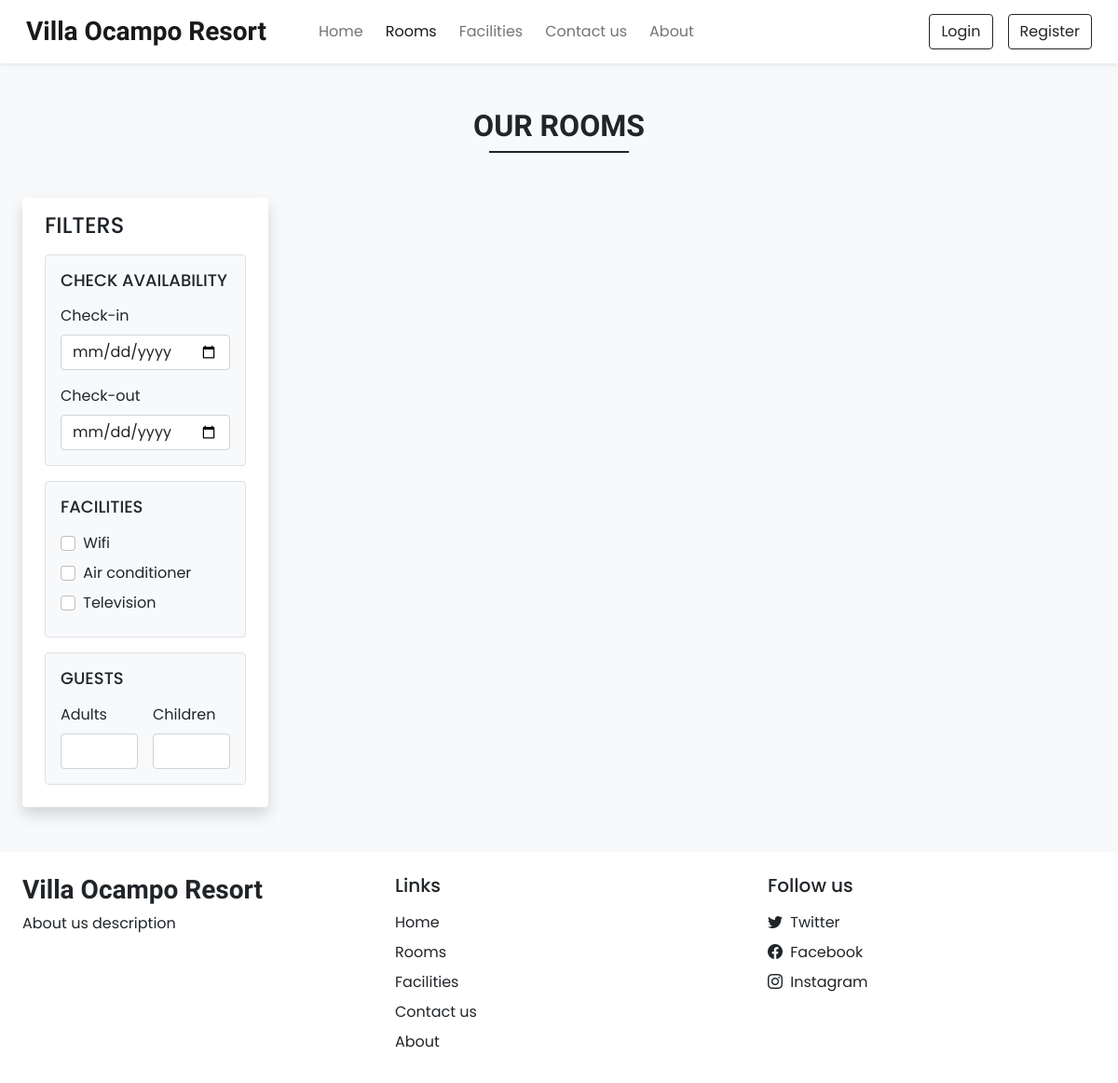
The page /rooms.php on the database its author committed.
### tables this page shows
CREATE TABLE `settings` (
  `sr_no` int(11) NOT NULL,
  `site_title` varchar(50) NOT NULL,
  `site_about` varchar(250) NOT NULL,
  `shutdown` tinyint(1) NOT NULL
);

CREATE TABLE `facilities` (
  `id` int(11) NOT NULL,
  `icon` varchar(100) NOT NULL,
  `name` varchar(50) NOT NULL,
  `description` varchar(250) NOT NULL
);

### admin/inc/db_config.php (called while the page is built, shortened)
<?php
  function selectAll($table)
  {
    $con = $GLOBALS['con'];
    $res = mysqli_query($con,"SELECT * FROM $table");
    return $res;
  }
  function select($sql,$values,$datatypes)
  {
    $con = $GLOBALS['con'];
    if($stmt = mysqli_prepare($con,$sql))
    {
      mysqli_stmt_bind_param($stmt,$datatypes,...$values);
      if(mysqli_stmt_execute($stmt)){
        $res = mysqli_stmt_get_result($stmt);
        return $res;
      }
      else{
        mysqli_stmt_close($stmt);
        die("Query cannot be executed - Select");
      }
    }
    else{
      die("Query cannot be prepared - Select");
    }
  }
?>

### rooms.php (the view, shortened to what this page needs)
<!DOCTYPE html>
<html lang="en">
<head>
  <?php require('inc/links.php'); ?>
</head>
<body class="bg-light">
  <?php
    require('inc/header.php');
    $checkin_default="";
    $checkout_default="";
    $adult_default="";
    $children_default="";
  ?>
  <div class="my-5 px-4">
    <h2 class="fw-bold h-font text-center">OUR ROOMS</h2>
    <div class="h-line bg-dark"></div>
  </div>
  <div class="container-fluid">
    <div class="row">
      <div class="col-lg-3 col-md-12 mb-lg-0 mb-4 ps-4">
        <nav class="navbar navbar-expand-lg navbar-light bg-white rounded shadow">
          <div class="container-fluid flex-lg-column align-items-stretch">
            <h4 class="mt-2">FILTERS</h4>
            <div class="collapse navbar-collapse flex-column align-items-stretch mt-2" id="filterDropdown">
              <div class="border bg-light p-3 rounded mb-3">
                <h5 class="d-flex align-items-center justify-content-between mb-3" style="font-size: 18px;">
                  <span>CHECK AVAILABILITY</span>
                </h5>
                <label class="form-label">Check-in</label>
                <input type="date" class="form-control shadow-none mb-3" value="<?php echo $checkin_default ?>" id="checkin" onchange="chk_avail_filter()">
                <label class="form-label">Check-out</label>
                <input type="date" class="form-control shadow-none" value="<?php echo $checkout_default ?>"  id="checkout" onchange="chk_avail_filter()">
              </div>
              <div class="border bg-light p-3 rounded mb-3">
                <h5 class="d-flex align-items-center justify-content-between mb-3" style="font-size: 18px;">
                  <span>FACILITIES</span>
                </h5>
                <?php
                  $facilities_q = selectAll('facilities');
                  while($row = mysqli_fetch_assoc($facilities_q))
                  {
                    echo<<<facilities
                      <div class="mb-2">
                        <input type="checkbox" onclick="fetch_rooms()" name="facilities" value="$row[id]" class="form-check-input shadow-none me-1" id="$row[id]">
                        <label class="form-check-label" for="$row[id]">$row[name]</label>
                      </div>
                    facilities;
                  }
                ?>
              </div>
              <div class="border bg-light p-3 rounded mb-3">
                <h5 class="d-flex align-items-center justify-content-between mb-3" style="font-size: 18px;">
                  <span>GUESTS</span>
                </h5>
                <div class="d-flex">
                  <div class="me-3">
                    <label class="form-label">Adults</label>
                    <input type="number" min="1" id="adults" value="<?php echo $adult_default ?>" oninput="guests_filter()" class="form-control shadow-none">
                  </div>
                  <div>
                    <label class="form-label">Children</label>
                    <input type="number" min="1" id="children" value="<?php echo $children_default ?>" oninput="guests_filter()" class="form-control shadow-none">
                  </div>
                </div>
              </div>
            </div>
          </div>
        </nav>
      </div>
      <div class="col-lg-9 col-md-12 px-4" id="rooms-data">
      </div>
    </div>
  </div>
  <?php require('inc/footer.php'); ?>
</body>
</html>

### inc/header.php (shortened to what this page needs)
<nav id="nav-bar" class="navbar navbar-expand-lg navbar-light bg-white px-lg-3 py-lg-2 shadow-sm sticky-top">
  <div class="container-fluid">
    <a class="navbar-brand me-5 fw-bold fs-3 h-font" href="index.php"><?php echo $settings_r['site_title'] ?></a>
    <div class="collapse navbar-collapse" id="navbarSupportedContent">
      <ul class="navbar-nav me-auto mb-2 mb-lg-0">
        <li class="nav-item">
          <a class="nav-link me-2" href="index.php">Home</a>
        </li>
        <li class="nav-item">
          <a class="nav-link me-2" href="rooms.php">Rooms</a>
        </li>
        <li class="nav-item">
          <a class="nav-link me-2" href="facilities.php">Facilities</a>
        </li>
        <li class="nav-item">
          <a class="nav-link me-2" href="contact.php">Contact us</a>
        </li>
        <li class="nav-item">
          <a class="nav-link" href="about.php">About</a>
        </li>
      </ul>
      <div class="d-flex">
        <?php
          if(isset($_SESSION['login']) && $_SESSION['login']==true)
          {
            $path = USERS_IMG_PATH;
            echo<<<data
              <div class="btn-group">
                <button type="button" class="btn btn-outline-dark shadow-none dropdown-toggle" data-bs-toggle="dropdown" data-bs-display="static" aria-expanded="false">
                  <img src="$path$_SESSION[uPic]" style="width: 25px; height: 25px;" class="me-1 rounded-circle">
                  $_SESSION[uName]
                </button>
                <ul class="dropdown-menu dropdown-menu-lg-end">
                  <li><a class="dropdown-item" href="profile.php">Profile</a></li>
                  <li><a class="dropdown-item" href="bookings.php">Bookings</a></li>
                  <li><a class="dropdown-item" href="logout.php">Logout</a></li>
                </ul>
              </div>
            data;
          }
          else
          {
            echo<<<data
              <button type="button" class="btn btn-outline-dark shadow-none me-lg-3 me-2" data-bs-toggle="modal" data-bs-target="#loginModal">
                Login
              </button>
              <button type="button" class="btn btn-outline-dark shadow-none" data-bs-toggle="modal" data-bs-target="#registerModal">
                Register
              </button>
            data;
          }
        ?>
      </div>
    </div>
  </div>
</nav>

### inc/footer.php (shortened to what this page needs)
<div class="container-fluid bg-white mt-5">
  <div class="row">
    <div class="col-lg-4 p-4">
      <h3 class="h-font fw-bold fs-3 mb-2"><?php echo $settings_r['site_title'] ?></h3>
      <p>
        <?php echo $settings_r['site_about'] ?>
      </p>
    </div>
    <div class="col-lg-4 p-4">
      <h5 class="mb-3">Links</h5>
      <a href="index.php" class="d-inline-block mb-2 text-dark text-decoration-none">Home</a> <br>
      <a href="rooms.php" class="d-inline-block mb-2 text-dark text-decoration-none">Rooms</a> <br>
      <a href="facilities.php" class="d-inline-block mb-2 text-dark text-decoration-none">Facilities</a> <br>
      <a href="contact.php" class="d-inline-block mb-2 text-dark text-decoration-none">Contact us</a> <br>
      <a href="about.php" class="d-inline-block mb-2 text-dark text-decoration-none">About</a>
    </div>
    <div class="col-lg-4 p-4">
        <h5 class="mb-3">Follow us</h5>
        <?php
          if($contact_r['tw']!=''){
            echo<<<data
              <a href="$contact_r[tw]" class="d-inline-block text-dark text-decoration-none mb-2">
                <i class="bi bi-twitter me-1"></i> Twitter
              </a><br>
            data;
          }
        ?>
        <a href="<?php echo $contact_r['fb'] ?>" class="d-inline-block text-dark text-decoration-none mb-2">
          <i class="bi bi-facebook me-1"></i> Facebook
        </a><br>
        <a href="<?php echo $contact_r['insta'] ?>" class="d-inline-block text-dark text-decoration-none">
          <i class="bi bi-instagram me-1"></i> Instagram
        </a><br>
    </div>
  </div>
</div>

### css/common.css (style rules this page uses)
:root { --teal: #2ec1ac; --teal_hover: #279e8c; }
* { font-family: 'Poppins', sans-serif; }
.h-font { font-family: 'Merienda', cursive; }
input[type=number] { -moz-appearance: textfield; }
.h-line { width: 150px; margin: 0 auto; height: 1.7px; }

### rows shown on the page
settings: site_title "Villa Ocampo Resort", site_about "About us description"
facilities: name "Wifi"
facilities: name "Air conditioner"
facilities: name "Television"
